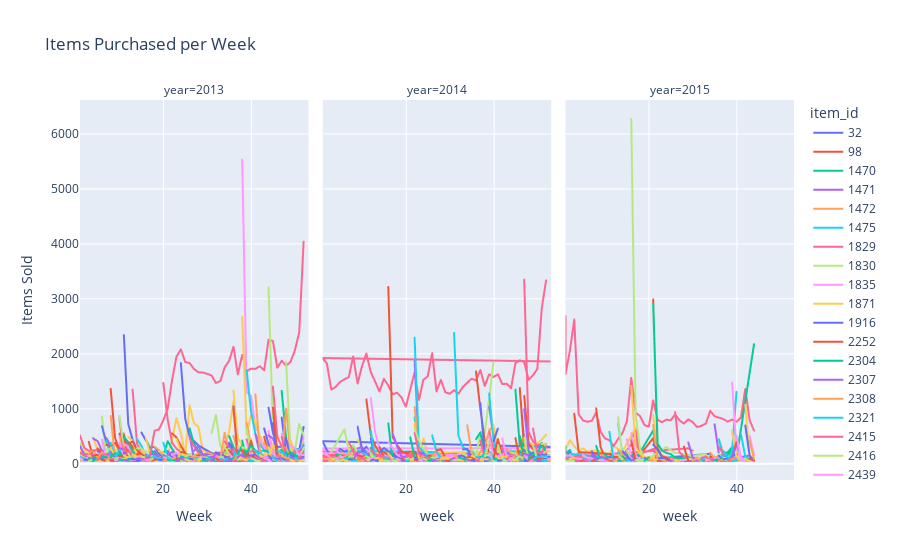

Notebook cell for this chart:
### Code cell
all_sales = pd.concat([weekly_sales2013, weekly_sales2014, weekly_sales2015])
all_sales['year'] = all_sales['date'].dt.year

fig = px.line(all_sales[all_sales['item_cnt_day'] > 50], x='week', y='item_cnt_day', color='item_id',
              title='Items Purchased per Week', facet_col='year')
fig.update_layout(xaxis_title='Week', yaxis_title='Items Sold')
fig.show()
